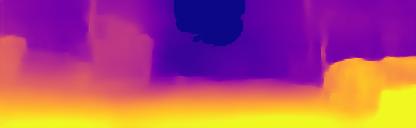
#> input picture Priority/depth/928063_leftImg8bit.png, 416 x 128 px; its folder holds 5 pictures in this run
$ python priority.py
#> lines starting #> are read from the running program, lines starting #| are printed output that depends on the picture
import cv2
import numpy as np
import glob
import time
from scipy.stats import mode
from numpy.lib.stride_tricks import as_strided

# Classes for semantic segmentation
classes_cdac = ['road', 'sidewalk', 'building', 'wall', 'fence', 'unlabelled']
globals()["alignment"] = __import__("Depth_Model.alignment")

# Classes for instance segmentation
class_names = ['BG', 'person', 'bicycle', 'car', 'motorcycle',
               'bus', 'truck', 'traffic light',
               'fire hydrant', 'stop sign', 'parking meter', 'bench',
               'cat', 'dog', 'cow', 'chair', 'couch', 'potted plant', 'bed',
               'dining table', 'laptop']

# Relabelling the segmentation mask
# [140 lines left out: functions relabel, get_the_closest, get_the_path_message, not called in this run]


if __name__ == "__main__":
    # load_images()
    depth_image_dir = "./depth/"
    image_depth_name = "928063_leftImg8bit.png"
    image_depth = cv2.imread(depth_image_dir + image_depth_name)
#> image_depth is the input picture: shape (128, 416, 3); mean B, G, R 116.6, 78.6, 170.3
    depth_image = cv2.cvtColor(image_depth, cv2.COLOR_BGR2GRAY)
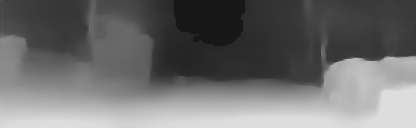
#> depth_image: shape (128, 416); min 23, max 221, mean 110.3
    depth_image = np.divide(depth_image, 255.0)
    segmentation_mask_dir = "./segment/"
    image_seg_name = "928063_leftImg8bit.png"
    image_seg = cv2.imread(segmentation_mask_dir + image_seg_name)
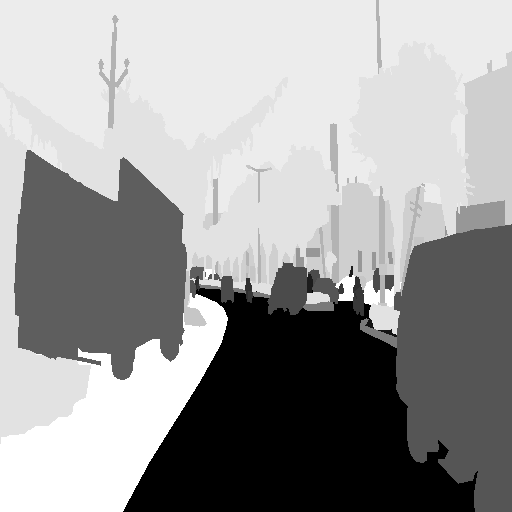
#> input picture Priority/segment/928063_leftImg8bit.png, 512 x 512 px
#> image_seg is the input picture: shape (512, 512, 3); min 0, max 27, mean 16.5
    image_seg = cv2.resize(image_seg, (416, 128))
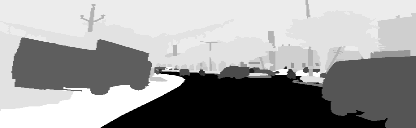
#> image_seg: shape (128, 416, 3); min 0, max 27, mean 16.5; drawn with min black and max white
    seg_image = cv2.cvtColor(image_seg, cv2.COLOR_BGR2GRAY)

#> (the run stopped early here; a loop or call above may not have finished)
